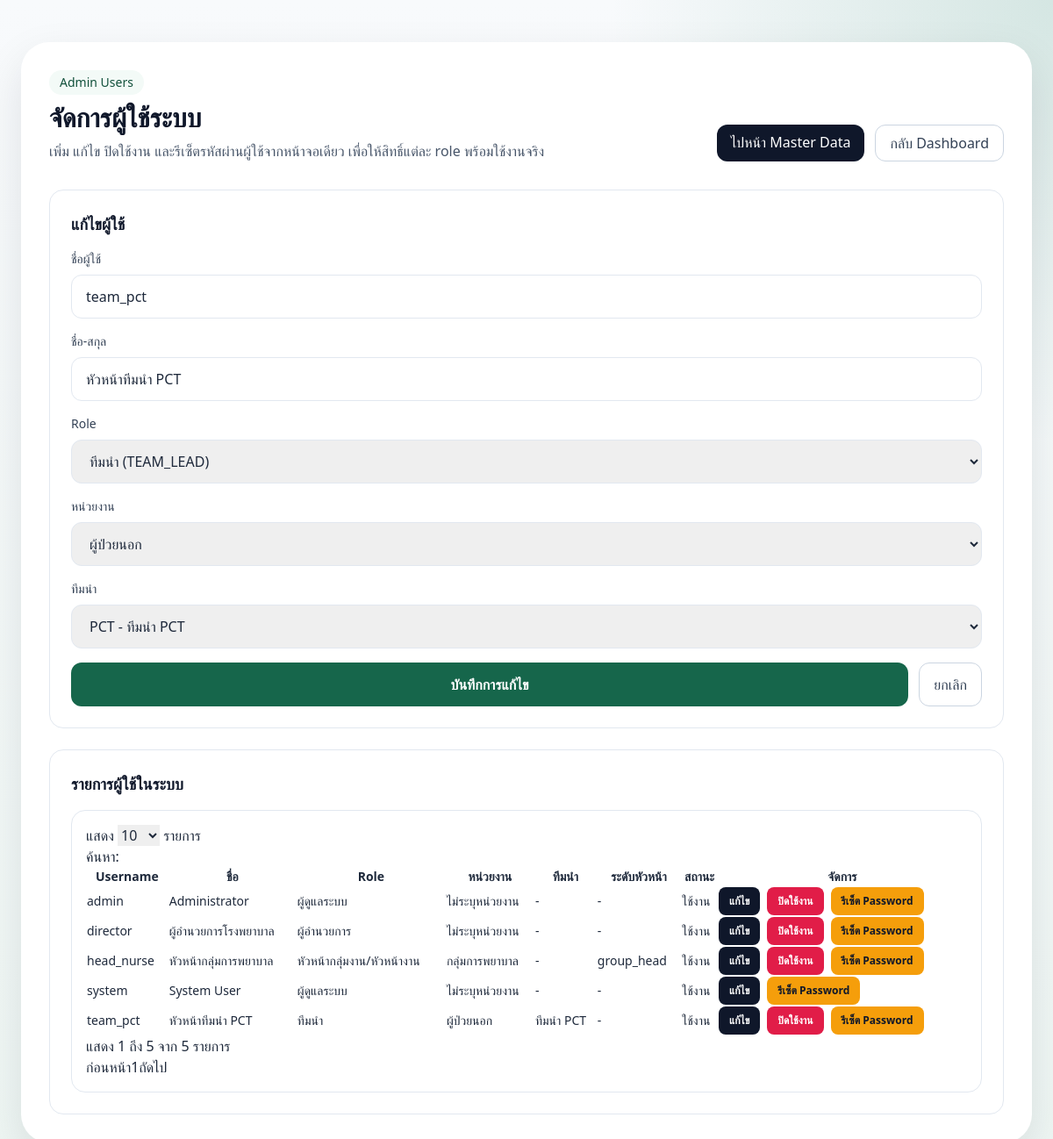
The app's page /admin/users.php?edit=3 (signed in) with its own data.
### tables this page shows
CREATE TABLE `users` (
  `id` int unsigned NOT NULL AUTO_INCREMENT,
  `username` varchar(100) NOT NULL,
  `password_hash` varchar(255) NOT NULL,
  `full_name` varchar(255) NOT NULL,
  `role_id` int unsigned NOT NULL,
  `department_id` int unsigned DEFAULT NULL,
  `team_id` int unsigned DEFAULT NULL,
  `head_level` enum('group_head','unit_head') DEFAULT NULL,
  `is_active` tinyint(1) NOT NULL DEFAULT 1,
  `last_login_at` datetime DEFAULT NULL,
  `created_at` datetime NOT NULL DEFAULT CURRENT_TIMESTAMP,
  `updated_at` datetime NOT NULL DEFAULT CURRENT_TIMESTAMP ON UPDATE CURRENT_TIMESTAMP,
  PRIMARY KEY (`id`),
  UNIQUE KEY `uk_username` (`username`),
  KEY `idx_users_role` (`role_id`),
  KEY `idx_users_department` (`department_id`),
  KEY `idx_users_team` (`team_id`),
  CONSTRAINT `fk_users_role` FOREIGN KEY (`role_id`) REFERENCES `roles` (`id`) ON UPDATE CASCADE,
  CONSTRAINT `fk_users_department` FOREIGN KEY (`department_id`) REFERENCES `departments` (`id`) ON DELETE SET NULL ON UPDATE CASCADE,
  CONSTRAINT `fk_users_team` FOREIGN KEY (`team_id`) REFERENCES `teams` (`id`) ON DELETE SET NULL ON UPDATE CASCADE
);

CREATE TABLE `roles` (
  `id` int unsigned NOT NULL AUTO_INCREMENT,
  `role_code` varchar(50) NOT NULL,
  `role_name` varchar(150) NOT NULL,
  `created_at` datetime NOT NULL DEFAULT CURRENT_TIMESTAMP,
  PRIMARY KEY (`id`),
  UNIQUE KEY `uk_role_code` (`role_code`)
);

CREATE TABLE `departments` (
  `id` int unsigned NOT NULL AUTO_INCREMENT,
  `department_code` varchar(50) DEFAULT NULL,
  `department_name` varchar(255) NOT NULL,
  `department_type` varchar(50) DEFAULT NULL,
  `parent_department_id` int unsigned DEFAULT NULL,
  `is_nursing_group` tinyint(1) NOT NULL DEFAULT 0,
  `is_active` tinyint(1) NOT NULL DEFAULT 1,
  `created_at` datetime NOT NULL DEFAULT CURRENT_TIMESTAMP,
  `updated_at` datetime NOT NULL DEFAULT CURRENT_TIMESTAMP ON UPDATE CURRENT_TIMESTAMP,
  PRIMARY KEY (`id`),
  UNIQUE KEY `uk_department_code` (`department_code`),
  KEY `idx_department_parent` (`parent_department_id`),
  CONSTRAINT `fk_departments_parent` FOREIGN KEY (`parent_department_id`) REFERENCES `departments` (`id`) ON DELETE SET NULL ON UPDATE CASCADE
);

CREATE TABLE `teams` (
  `id` int unsigned NOT NULL AUTO_INCREMENT,
  `team_code` varchar(20) NOT NULL,
  `team_name` varchar(255) NOT NULL,
  `description` text DEFAULT NULL,
  `is_active` tinyint(1) NOT NULL DEFAULT 1,
  `created_at` datetime NOT NULL DEFAULT CURRENT_TIMESTAMP,
  `updated_at` datetime NOT NULL DEFAULT CURRENT_TIMESTAMP ON UPDATE CURRENT_TIMESTAMP,
  PRIMARY KEY (`id`),
  UNIQUE KEY `uk_team_code` (`team_code`)
);

### config/app.php (called while the page is built)
<?php
return [
    'app_name' => 'Tepha Risk Management',
    'base_url' => '/hrms2',
    'session_name' => 'tepha_risk_session',
    'timezone' => 'Asia/Bangkok',
    'upload_dir' => __DIR__ . '/../storage/uploads',
];

### app/bootstrap.php (called while the page is built, shortened)
<?php
$appConfig = require __DIR__ . '/../config/app.php';
$dbConfig = require __DIR__ . '/../config/database.php';
date_default_timezone_set($appConfig['timezone']);
require_once __DIR__ . '/helpers.php';
require_once __DIR__ . '/Database.php';
require_once __DIR__ . '/Auth.php';
function app_config(?string $key = null, mixed $default = null): mixed
{
    global $appConfig;
    return $appConfig[$key] ?? $default;
}
function db_config(?string $key = null, mixed $default = null): mixed
{
    global $dbConfig;
    return $dbConfig[$key] ?? $default;
}

### app/helpers.php (called while the page is built, shortened)
<?php
function base_url(string $path = ''): string
{
    $baseUrl = rtrim((string) app_config('base_url', ''), '/');
    $path = ltrim($path, '/');
    return $path === '' ? $baseUrl : $baseUrl . '/' . $path;
}
function e(?string $value): string
{
    return htmlspecialchars((string) $value, ENT_QUOTES, 'UTF-8');
}
function fetch_all_departments(): array
{
    try {
        $stmt = Database::connection()->query(
            'SELECT id, department_code, department_name, department_type, parent_department_id, is_nursing_group
             FROM departments
             WHERE is_active = 1
             ORDER BY department_name ASC'
        );
        return $stmt->fetchAll();
    } catch (Throwable) {
        return [];
    }
}
function fetch_all_teams(): array
{
    try {
        $stmt = Database::connection()->query(
            'SELECT id, team_code, team_name, description
             FROM teams
             WHERE is_active = 1
             ORDER BY team_code ASC, team_name ASC'
        );
        return $stmt->fetchAll();
    } catch (Throwable) {
        return [];
    }
}
function fetch_roles(): array
{
    try {
        $stmt = Database::connection()->query(
            'SELECT id, role_code, role_name
             FROM roles
             ORDER BY id ASC'
        );
        return $stmt->fetchAll();
    } catch (Throwable) {
        return [];
    }
}

### app/Database.php (called while the page is built, shortened)
<?php
final class Database
{
    private static ?PDO $connection = null;
    public static function connection(): PDO
    {
        if (self::$connection instanceof PDO) {
            return self::$connection;
        }
        $dsn = sprintf(
            'mysql:host=%s;port=%d;dbname=%s;charset=%s',
            (string) db_config('host'),
            (int) db_config('port'),
            (string) db_config('dbname'),
            (string) db_config('charset')
        );
        self::$connection = new PDO(
            $dsn,
            (string) db_config('username'),
            (string) db_config('password'),
            [
                PDO::ATTR_ERRMODE => PDO::ERRMODE_EXCEPTION,
                PDO::ATTR_DEFAULT_FETCH_MODE => PDO::FETCH_ASSOC,
            ]
        );
        return self::$connection;
    }
}

### config/database.php (called while the page is built)
<?php
return [
    'host' => '127.0.0.1',
    'port' => 3306,
    'dbname' => 'hrms2_risk',
    'username' => 'root',
    'password' => '',
    'charset' => 'utf8mb4',
];

### app/Auth.php (called while the page is built, shortened)
<?php
final class Auth
{
    public static function user(): ?array
    {
        return $_SESSION['auth_user'] ?? null;
    }
}

### admin/users.php (the view, shortened to what this page needs)
<?php
require __DIR__ . '/../app/bootstrap.php';
$roles = fetch_roles();
$departments = fetch_all_departments();
$teams = fetch_all_teams();
$users = [];
$editingUser = null;
$editingUserId = isset($_GET['edit']) ? (int) $_GET['edit'] : 0;
try {
    $stmt = Database::connection()->query(
        "SELECT
            u.id,
            u.username,
            u.full_name,
            u.head_level,
            u.is_active,
            u.last_login_at,
            r.role_name,
            r.role_code,
            d.department_name,
            t.team_name
         FROM users u
         INNER JOIN roles r ON r.id = u.role_id
         LEFT JOIN departments d ON d.id = u.department_id
         LEFT JOIN teams t ON t.id = u.team_id
         ORDER BY u.id DESC"
    );
    $users = $stmt->fetchAll();
    if ($editingUserId > 0) {
        $editStmt = Database::connection()->prepare(
            "SELECT
                u.id,
                u.username,
                u.full_name,
                u.role_id,
                u.department_id,
                u.team_id,
                u.head_level,
                u.is_active,
                r.role_code
             FROM users u
             INNER JOIN roles r ON r.id = u.role_id
             WHERE u.id = :id
             LIMIT 1"
        );
        $editStmt->execute(['id' => $editingUserId]);
        $editingUser = $editStmt->fetch() ?: null;
    }
} catch (Throwable) {
    $users = [];
    $editingUser = null;
}
require __DIR__ . '/../partials/layout_top.php';
?>
<main class="mx-auto max-w-7xl px-6 py-8 lg:py-12">
    <section class="rounded-[2rem] bg-white p-8 shadow-soft">
        <div class="flex flex-col gap-3 lg:flex-row lg:items-end lg:justify-between">
            <div>
                <div class="mb-2 inline-flex rounded-full bg-brand-50 px-3 py-1 text-sm font-medium text-brand-700">Admin Users</div>
                <h1 class="text-3xl font-bold text-slate-900">จัดการผู้ใช้ระบบ</h1>
                <p class="mt-2 text-slate-600">เพิ่ม แก้ไข ปิดใช้งาน และรีเซ็ตรหัสผ่านผู้ใช้จากหน้าจอเดียว เพื่อให้สิทธิ์แต่ละ role พร้อมใช้งานจริง</p>
            </div>
            <div class="flex flex-wrap gap-3">
                <a href="<?= e(base_url('admin/master_data.php')) ?>" class="rounded-xl bg-slate-900 px-4 py-2 font-medium text-white transition hover:bg-slate-800">
                    ไปหน้า Master Data
                </a>
                <a href="<?= e(base_url('dashboard.php')) ?>" class="rounded-xl border border-slate-300 px-4 py-2 font-medium text-slate-700 transition hover:bg-slate-50">
                    กลับ Dashboard
                </a>
            </div>
        </div>
        <div class="mt-8 grid gap-6 xl:grid-cols-[0.95fr_1.05fr]">
            <div class="rounded-2xl border border-slate-200 p-6">
                <h2 class="text-lg font-semibold text-slate-900"><?= $editingUser ? 'แก้ไขผู้ใช้' : 'เพิ่มผู้ใช้ใหม่' ?></h2>
                <form action="<?= e(base_url($editingUser ? 'actions/admin_update_user.php' : 'actions/admin_save_user.php')) ?>" method="post" class="mt-4 space-y-4">
                    <div>
                        <label class="mb-2 block text-sm font-medium text-slate-700">ชื่อผู้ใช้</label>
                        <input name="username" type="text" value="<?= e((string) ($editingUser['username'] ?? '')) ?>" class="w-full rounded-xl border border-slate-200 px-4 py-3 outline-none focus:border-brand-500" required>
                    </div>
                    <div>
                        <label class="mb-2 block text-sm font-medium text-slate-700">ชื่อ-สกุล</label>
                        <input name="full_name" type="text" value="<?= e((string) ($editingUser['full_name'] ?? '')) ?>" class="w-full rounded-xl border border-slate-200 px-4 py-3 outline-none focus:border-brand-500" required>
                    </div>
                    <div>
                        <label class="mb-2 block text-sm font-medium text-slate-700">Role</label>
                        <select id="role_id" name="role_id" class="w-full rounded-xl border border-slate-200 px-4 py-3 outline-none focus:border-brand-500" required>
                            <?php foreach ($roles as $role): ?>
                                <option value="<?= e((string) $role['id']) ?>" data-role-code="<?= e((string) $role['role_code']) ?>" <?= (int) ($editingUser['role_id'] ?? 0) === (int) $role['id'] ? 'selected' : '' ?>>
                                    <?= e((string) $role['role_name']) ?> (<?= e((string) $role['role_code']) ?>)
                                </option>
                            <?php endforeach; ?>
                        </select>
                    </div>
                    <div>
                        <label class="mb-2 block text-sm font-medium text-slate-700">หน่วยงาน</label>
                        <select name="department_id" class="w-full rounded-xl border border-slate-200 px-4 py-3 outline-none focus:border-brand-500">
                            <?php foreach ($departments as $department): ?>
                                <option value="<?= e((string) $department['id']) ?>" <?= (int) ($editingUser['department_id'] ?? 0) === (int) $department['id'] ? 'selected' : '' ?>>
                                    <?= e((string) $department['department_name']) ?>
                                </option>
                            <?php endforeach; ?>
                        </select>
                    </div>
                    <div id="team_wrap" class="hidden">
                        <label class="mb-2 block text-sm font-medium text-slate-700">ทีมนำ</label>
                        <select name="team_id" class="w-full rounded-xl border border-slate-200 px-4 py-3 outline-none focus:border-brand-500">
                            <?php foreach ($teams as $team): ?>
                                <option value="<?= e((string) $team['id']) ?>" <?= (int) ($editingUser['team_id'] ?? 0) === (int) $team['id'] ? 'selected' : '' ?>>
                                    <?= e((string) $team['team_code']) ?> - <?= e((string) $team['team_name']) ?>
                                </option>
                            <?php endforeach; ?>
                        </select>
                    </div>
                    <div class="flex flex-wrap gap-3">
                        <button type="submit" class="flex-1 rounded-xl bg-brand-600 px-4 py-3 font-semibold text-white transition hover:bg-brand-700">
                            <?= $editingUser ? 'บันทึกการแก้ไข' : 'บันทึกผู้ใช้' ?>
                        </button>
                        <?php if ($editingUser): ?>
                            <a href="<?= e(base_url('admin/users.php')) ?>" class="rounded-xl border border-slate-300 px-4 py-3 font-medium text-slate-700 transition hover:bg-slate-50">
                                ยกเลิก
                            </a>
                        <?php endif; ?>
                    </div>
                </form>
            </div>
            <div class="rounded-2xl border border-slate-200 p-6">
                <h2 class="text-lg font-semibold text-slate-900">รายการผู้ใช้ในระบบ</h2>
                <div class="mt-4 overflow-hidden rounded-2xl border border-slate-200 bg-white p-4">
                    <table id="usersTable" class="display w-full text-sm">
                        <thead>
                            <tr>
                                <th>Username</th>
                                <th>ชื่อ</th>
                                <th>Role</th>
                                <th>หน่วยงาน</th>
                                <th>ทีมนำ</th>
                                <th>ระดับหัวหน้า</th>
                                <th>สถานะ</th>
                                <th>จัดการ</th>
                            </tr>
                        </thead>
                        <tbody>
                            <?php foreach ($users as $row): ?>
                                <tr>
                                    <td><?= e((string) $row['username']) ?></td>
                                    <td><?= e((string) $row['full_name']) ?></td>
                                    <td><?= e((string) $row['role_name']) ?></td>
                                    <td><?= e((string) ($row['department_name'] ?: '-')) ?></td>
                                    <td><?= e((string) ($row['team_name'] ?: '-')) ?></td>
                                    <td><?= e((string) ($row['head_level'] ?: '-')) ?></td>
                                    <td><?= (int) $row['is_active'] === 1 ? 'ใช้งาน' : 'ปิดใช้งาน' ?></td>
                                    <td>
                                        <div class="flex flex-wrap gap-2">
                                            <a href="<?= e(base_url('admin/users.php?edit=' . $row['id'])) ?>" class="rounded-lg bg-slate-900 px-3 py-2 text-xs font-semibold text-white">
                                                แก้ไข
                                            </a>
                                            <?php if ((int) $row['id'] !== (int) (Auth::user()['id'] ?? 0)): ?>
                                                <form action="<?= e(base_url('actions/admin_toggle_user_status.php')) ?>" method="post">
                                                    <button type="submit" class="rounded-lg <?= (int) $row['is_active'] === 1 ? 'bg-rose-600' : 'bg-emerald-600' ?> px-3 py-2 text-xs font-semibold text-white">
                                                        <?= (int) $row['is_active'] === 1 ? 'ปิดใช้งาน' : 'เปิดใช้งาน' ?>
                                                    </button>
                                                </form>
                                            <?php endif; ?>
                                            <form action="<?= e(base_url('actions/admin_reset_user_password.php')) ?>" method="post">
                                                <button type="submit" class="rounded-lg bg-amber-500 px-3 py-2 text-xs font-semibold text-slate-900">
                                                    รีเซ็ต Password
                                                </button>
                                            </form>
                                        </div>
                                    </td>
                                </tr>
                            <?php endforeach; ?>
                        </tbody>
                    </table>
                </div>
            </div>
        </div>
    </section>
</main>
<?php require __DIR__ . '/../partials/layout_bottom.php'; ?>

### records on screen
users: username "team_pct", full_name "หัวหน้าทีมนำ PCT", role_id "ทีมนำ (TEAM_LEAD)", department_id "ผู้ป่วยนอก", team_id "PCT - ทีมนำ PCT", role.role_name "ทีมนำ", department.department_name "ผู้ป่วยนอก", team.team_name "ทีมนำ PCT", head_level "-", is_active "ใช้งาน"
users: username "director", full_name "ผู้อำนวยการโรงพยาบาล", role.role_name "ผู้อำนวยการ", department.department_name "ไม่ระบุหน่วยงาน", team_name "-", head_level "-", is_active "ใช้งาน"
users: username "head_nurse", full_name "หัวหน้ากลุ่มการพยาบาล", role.role_name "หัวหน้ากลุ่มงาน/หัวหน้างาน", department.department_name "กลุ่มการพยาบาล", team_name "-", head_level "group_head", is_active "ใช้งาน"
users: username "admin", full_name "Administrator", role.role_name "ผู้ดูแลระบบ", department.department_name "ไม่ระบุหน่วยงาน", team_name "-", head_level "-", is_active "ใช้งาน"
users: username "system", full_name "System User", role.role_name "ผู้ดูแลระบบ", department.department_name "ไม่ระบุหน่วยงาน", team_name "-", head_level "-", is_active "ใช้งาน"
